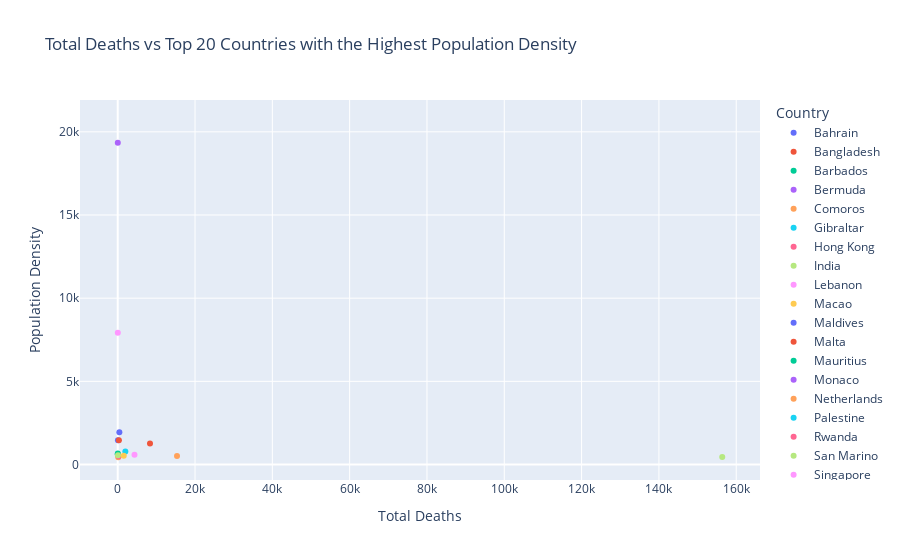

The notebook cell this image was saved under:
### Code cell
fig = px.scatter(top20Countries_PopD, x="total_deaths", y="population_density", color="location",
                 title="Total Deaths vs Top 20 Countries with the Highest Population Density",
                 labels={
                     "total_deaths" : "Total Deaths",
                    "population_density" : "Population Density",
                     "location" : "Country"
                    } #Labels are customized using the above dictionary type configuration
                )

fig.show()

### Figure 1 — Plotly figure (JSON) as saved in the notebook; plotly's stock layout.template omitted (floating-point values rounded to 4 significant figures)
{"data": [{"hovertemplate": "Country=Bahrain<br>Total Deaths=%{x}<br>Population Density=%{y}<extra></extra>", "legendgroup": "Bahrain", "marker": {"color": "#636efa", "symbol": "circle"}, "mode": "markers", "name": "Bahrain", "orientation": "v", "showlegend": true, "type": "scatter", "x": [423], "xaxis": "x", "y": [1936.0], "yaxis": "y"}, {"hovertemplate": "Country=Bangladesh<br>Total Deaths=%{x}<br>Population Density=%{y}<extra></extra>", "legendgroup": "Bangladesh", "marker": {"color": "#EF553B", "symbol": "circle"}, "mode": "markers", "name": "Bangladesh", "orientation": "v", "showlegend": true, "type": "scatter", "x": [8349], "xaxis": "x", "y": [1265.0], "yaxis": "y"}, {"hovertemplate": "Country=Barbados<br>Total Deaths=%{x}<br>Population Density=%{y}<extra></extra>", "legendgroup": "Barbados", "marker": {"color": "#00cc96", "symbol": "circle"}, "mode": "markers", "name": "Barbados", "orientation": "v", "showlegend": true, "type": "scatter", "x": [31], "xaxis": "x", "y": [664.5], "yaxis": "y"}, {"hovertemplate": "Country=Bermuda<br>Total Deaths=%{x}<br>Population Density=%{y}<extra></extra>", "legendgroup": "Bermuda", "marker": {"color": "#ab63fa", "symbol": "circle"}, "mode": "markers", "name": "Bermuda", "orientation": "v", "showlegend": true, "type": "scatter", "x": [null], "xaxis": "x", "y": [1309.0], "yaxis": "y"}, {"hovertemplate": "Country=Comoros<br>Total Deaths=%{x}<br>Population Density=%{y}<extra></extra>", "legendgroup": "Comoros", "marker": {"color": "#FFA15A", "symbol": "circle"}, "mode": "markers", "name": "Comoros", "orientation": "v", "showlegend": true, "type": "scatter", "x": [143], "xaxis": "x", "y": [437.4], "yaxis": "y"}, {"hovertemplate": "Country=Gibraltar<br>Total Deaths=%{x}<br>Population Density=%{y}<extra></extra>", "legendgroup": "Gibraltar", "marker": {"color": "#19d3f3", "symbol": "circle"}, "mode": "markers", "name": "Gibraltar", "orientation": "v", "showlegend": true, "type": "scatter", "x": [null], "xaxis": "x", "y": [3457.0], "yaxis": "y"}, {"hovertemplate": "Country=Hong Kong<br>Total Deaths=%{x}<br>Population Density=%{y}<extra></extra>", "legendgroup": "Hong Kong", "marker": {"color": "#FF6692", "symbol": "circle"}, "mode": "markers", "name": "Hong Kong", "orientation": "v", "showlegend": true, "type": "scatter", "x": [null], "xaxis": "x", "y": [7040.0], "yaxis": "y"}, {"hovertemplate": "Country=India<br>Total Deaths=%{x}<br>Population Density=%{y}<extra></extra>", "legendgroup": "India", "marker": {"color": "#B6E880", "symbol": "circle"}, "mode": "markers", "name": "India", "orientation": "v", "showlegend": true, "type": "scatter", "x": [156385], "xaxis": "x", "y": [450.4], "yaxis": "y"}, {"hovertemplate": "Country=Lebanon<br>Total Deaths=%{x}<br>Population Density=%{y}<extra></extra>", "legendgroup": "Lebanon", "marker": {"color": "#FF97FF", "symbol": "circle"}, "mode": "markers", "name": "Lebanon", "orientation": "v", "showlegend": true, "type": "scatter", "x": [4340], "xaxis": "x", "y": [594.6], "yaxis": "y"}, {"hovertemplate": "Country=Macao<br>Total Deaths=%{x}<br>Population Density=%{y}<extra></extra>", "legendgroup": "Macao", "marker": {"color": "#FECB52", "symbol": "circle"}, "mode": "markers", "name": "Macao", "orientation": "v", "showlegend": true, "type": "scatter", "x": [null], "xaxis": "x", "y": [20550.0], "yaxis": "y"}, {"hovertemplate": "Country=Maldives<br>Total Deaths=%{x}<br>Population Density=%{y}<extra></extra>", "legendgroup": "Maldives", "marker": {"color": "#636efa", "symbol": "circle"}, "mode": "markers", "name": "Maldives", "orientation": "v", "showlegend": true, "type": "scatter", "x": [60], "xaxis": "x", "y": [1454.0], "yaxis": "y"}, {"hovertemplate": "Country=Malta<br>Total Deaths=%{x}<br>Population Density=%{y}<extra></extra>", "legendgroup": "Malta", "marker": {"color": "#EF553B", "symbol": "circle"}, "mode": "markers", "name": "Malta", "orientation": "v", "showlegend": true, "type": "scatter", "x": [304], "xaxis": "x", "y": [1454.0], "yaxis": "y"}, {"hovertemplate": "Country=Mauritius<br>Total Deaths=%{x}<br>Population Density=%{y}<extra></extra>", "legendgroup": "Mauritius", "marker": {"color": "#00cc96", "symbol": "circle"}, "mode": "markers", "name": "Mauritius", "orientation": "v", "showlegend": true, "type": "scatter", "x": [10], "xaxis": "x", "y": [623.0], "yaxis": "y"}, {"hovertemplate": "Country=Monaco<br>Total Deaths=%{x}<br>Population Density=%{y}<extra></extra>", "legendgroup": "Monaco", "marker": {"color": "#ab63fa", "symbol": "circle"}, "mode": "markers", "name": "Monaco", "orientation": "v", "showlegend": true, "type": "scatter", "x": [22], "xaxis": "x", "y": [19350.0], "yaxis": "y"}, {"hovertemplate": "Country=Netherlands<br>Total Deaths=%{x}<br>Population Density=%{y}<extra></extra>", "legendgroup": "Netherlands", "marker": {"color": "#FFA15A", "symbol": "circle"}, "mode": "markers", "name": "Netherlands", "orientation": "v", "showlegend": true, "type": "scatter", "x": [15340], "xaxis": "x", "y": [508.5], "yaxis": "y"}, {"hovertemplate": "Country=Palestine<br>Total Deaths=%{x}<br>Population Density=%{y}<extra></extra>", "legendgroup": "Palestine", "marker": {"color": "#19d3f3", "symbol": "circle"}, "mode": "markers", "name": "Palestine", "orientation": "v", "showlegend": true, "type": "scatter", "x": [1976], "xaxis": "x", "y": [778.2], "yaxis": "y"}, {"hovertemplate": "Country=Rwanda<br>Total Deaths=%{x}<br>Population Density=%{y}<extra></extra>", "legendgroup": "Rwanda", "marker": {"color": "#FF6692", "symbol": "circle"}, "mode": "markers", "name": "Rwanda", "orientation": "v", "showlegend": true, "type": "scatter", "x": [249], "xaxis": "x", "y": [494.9], "yaxis": "y"}, {"hovertemplate": "Country=San Marino<br>Total Deaths=%{x}<br>Population Density=%{y}<extra></extra>", "legendgroup": "San Marino", "marker": {"color": "#B6E880", "symbol": "circle"}, "mode": "markers", "name": "San Marino", "orientation": "v", "showlegend": true, "type": "scatter", "x": [72], "xaxis": "x", "y": [556.7], "yaxis": "y"}, {"hovertemplate": "Country=Singapore<br>Total Deaths=%{x}<br>Population Density=%{y}<extra></extra>", "legendgroup": "Singapore", "marker": {"color": "#FF97FF", "symbol": "circle"}, "mode": "markers", "name": "Singapore", "orientation": "v", "showlegend": true, "type": "scatter", "x": [29], "xaxis": "x", "y": [7916.0], "yaxis": "y"}, {"hovertemplate": "Country=South Korea<br>Total Deaths=%{x}<br>Population Density=%{y}<extra></extra>", "legendgroup": "South Korea", "marker": {"color": "#FECB52", "symbol": "circle"}, "mode": "markers", "name": "South Korea", "orientation": "v", "showlegend": true, "type": "scatter", "x": [1562], "xaxis": "x", "y": [528.0], "yaxis": "y"}], "layout": {"legend": {"title": {"text": "Country"}, "tracegroupgap": 0}, "title": {"text": "Total Deaths vs Top 20 Countries with the Highest Population Density"}, "xaxis": {"anchor": "y", "domain": [0, 1], "title": {"text": "Total Deaths"}}, "yaxis": {"anchor": "x", "domain": [0, 1], "title": {"text": "Population Density"}}}}
